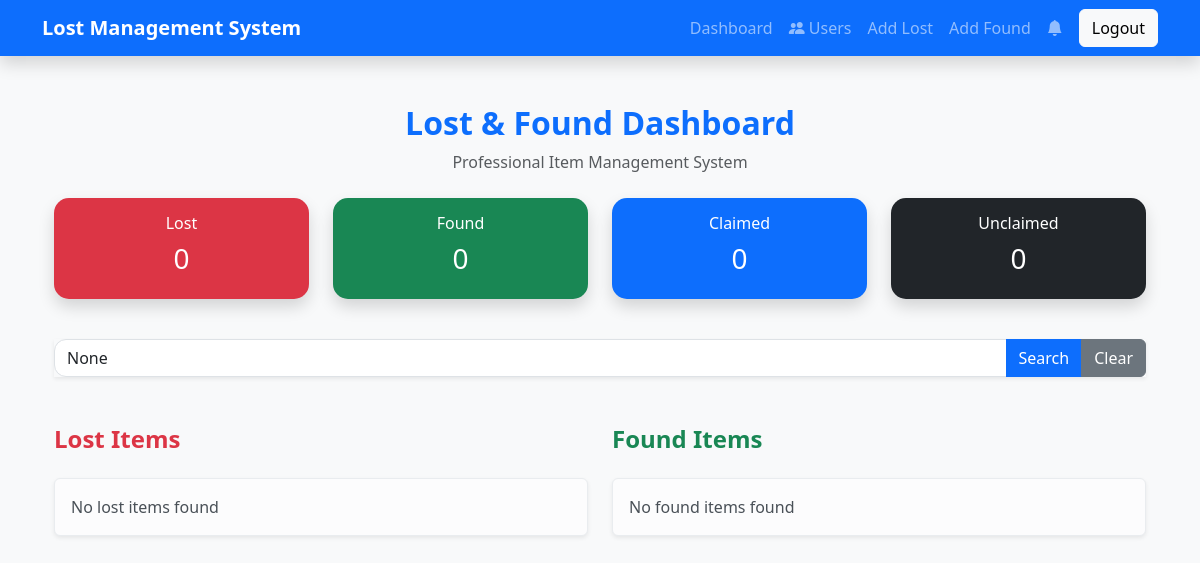
/dashboard/ (signed in), run on an earlier commit of the app's database.
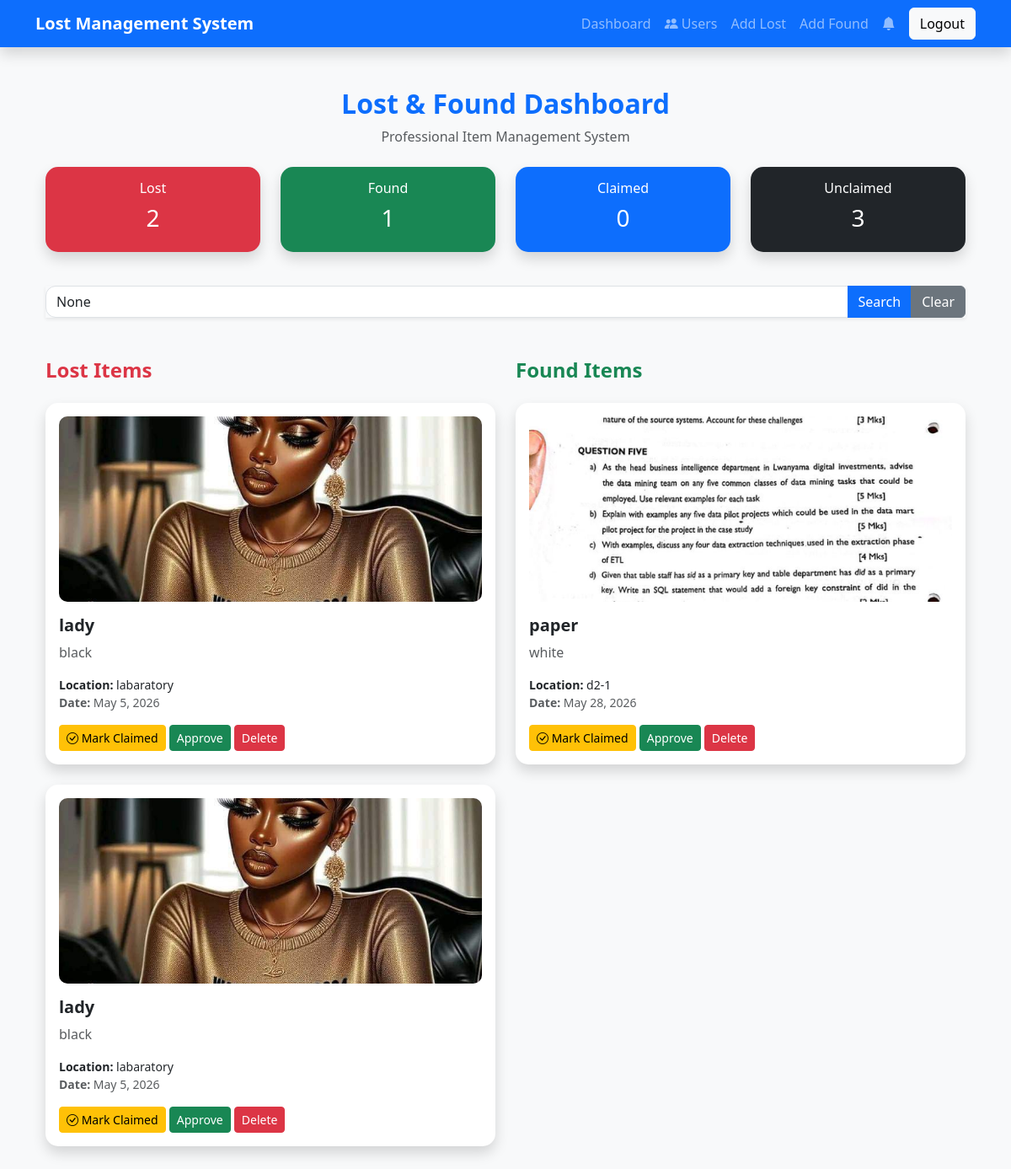
And on a later commit of the database.
### system/models.py (models this page shows, shortened)
class LostItem(models.Model):
    user = models.ForeignKey(User, on_delete=models.CASCADE, null=True, blank=True)
    name = models.CharField(max_length=100)
    description = models.TextField()
    location = models.CharField(max_length=100)
    date_lost = models.DateField()
    image = models.ImageField(upload_to='lost_images/', null=True, blank=True)
    is_claimed = models.BooleanField(default=False)
    is_approved = models.BooleanField(default=False)
    created_at = models.DateTimeField(auto_now_add=True)

class FoundItem(models.Model):
    user = models.ForeignKey(User, on_delete=models.CASCADE, null=True, blank=True)
    name = models.CharField(max_length=100)
    description = models.TextField()
    location_found = models.CharField(max_length=100)
    date_found = models.DateField()
    image = models.ImageField(upload_to='found_images/', null=True, blank=True)
    is_claimed = models.BooleanField(default=False)
    is_approved = models.BooleanField(default=False)
    created_at = models.DateTimeField(auto_now_add=True)

### system/views.py (the view)
# urls.py: path('dashboard/', views.dashboard, name='dashboard'),
@login_required
def dashboard(request):
    query = request.GET.get('q')
    if request.user.is_staff:
        lost_items = LostItem.objects.all().order_by('-created_at')
        found_items = FoundItem.objects.all().order_by('-created_at')
    else:
        lost_items = LostItem.objects.filter(is_approved=True).order_by('-created_at')
        found_items = FoundItem.objects.filter(is_approved=True).order_by('-created_at')
    if query:
        lost_items = lost_items.filter(name__icontains=query)
        found_items = found_items.filter(name__icontains=query)
    lost_count = lost_items.count()
    found_count = found_items.count()
    claimed_count = lost_items.filter(is_claimed=True).count() + found_items.filter(is_claimed=True).count()
    unclaimed_count = lost_items.filter(is_claimed=False).count() + found_items.filter(is_claimed=False).count()
    pending_approvals = 0
    if request.user.is_staff:
        pending_approvals = LostItem.objects.filter(is_approved=False).count() + \
                           FoundItem.objects.filter(is_approved=False).count()
    unread_notifications = Notification.objects.filter(user=request.user, is_read=False).count()
    context = {
        'lost_items': lost_items,
        'found_items': found_items,
        'lost_count': lost_count,
        'found_count': found_count,
        'claimed_count': claimed_count,
        'unclaimed_count': unclaimed_count,
        'query': query,
        'pending_approvals': pending_approvals,
        'unread_notifications': unread_notifications,
    }
    return render(request, 'dashboard.html', context)

### templates/dashboard.html (shortened to what this page needs)
{% extends 'base.html' %}
{% block content %}
<div class="container py-4">
    <div class="text-center mb-4">
        <h2 class="dashboard-title">
            Lost & Found Dashboard
        </h2>
        <p class="text-muted">
            Professional Item Management System
        </p>
    </div>
    <div class="row mb-4 text-center">
        <div class="col-md-3 col-6 mb-3">
            <div class="card stats-card shadow bg-danger text-white p-3">
                <h6>Lost</h6>
                <h3>{{ lost_count }}</h3>
            </div>
        </div>
        <div class="col-md-3 col-6 mb-3">
            <div class="card stats-card shadow bg-success text-white p-3">
                <h6>Found</h6>
                <h3>{{ found_count }}</h3>
            </div>
        </div>
        <div class="col-md-3 col-6 mb-3">
            <div class="card stats-card shadow bg-primary text-white p-3">
                <h6>Claimed</h6>
                <h3>{{ claimed_count }}</h3>
            </div>
        </div>
        <div class="col-md-3 col-6 mb-3">
            <div class="card stats-card shadow bg-dark text-white p-3">
                <h6>Unclaimed</h6>
                <h3>{{ unclaimed_count }}</h3>
            </div>
        </div>
    </div>
    <form method="GET" class="mb-5">
        <div class="input-group shadow-sm">
            <input type="text"
                   name="q"
                   value="{{ query }}"
                   class="form-control search-box"
                   placeholder="Search items...">
            <button class="btn btn-primary">
                Search
            </button>
            <a href="{% url 'dashboard' %}"
               class="btn btn-secondary">
               Clear
            </a>
        </div>
    </form>
    <div class="row">
        <div class="col-md-6">
            <h4 class="text-danger fw-bold mb-4">
                Lost Items
            </h4>
            {% for item in lost_items %}
            <div class="card item-card shadow mb-4 p-3">
                {% if item.image %}
                <img src="{{ item.image.url }}"
                     class="item-image mb-3">
                {% endif %}
                <h5 class="fw-bold">
                    {{ item.name }}
                </h5>
                <p class="text-muted">
                    {{ item.description }}
                </p>
                <small class="text-dark">
                    <b>Location:</b> {{ item.location }}
                </small>
                <small class="text-muted d-block mb-2">
                    <b>Date:</b> {{ item.date_lost }}
                </small>
                <div class="mt-2">
                    {% if item.is_claimed %}
                        <span class="badge bg-success">
                            <i class="bi bi-check-circle"></i> Claimed
                        </span>
                    {% else %}
                        <a href="/claim-lost/{{ item.id }}/"
                           class="btn btn-sm btn-warning"
                           onclick="return confirm('Mark this item as claimed?')">
                            <i class="bi bi-check-circle"></i> Mark Claimed
                        </a>
                    {% endif %}
                    {% if request.user.is_staff %}
                        {% if not item.is_approved %}
                            <a href="{% url 'approve_lost' item.id %}"
                               class="btn btn-sm btn-success">
                               Approve
                            </a>
                        {% endif %}
                        <a href="{% url 'reject_lost' item.id %}"
                           class="btn btn-sm btn-danger"
                           onclick="return confirm('Delete this item?')">
                           Delete
                        </a>
                    {% endif %}
                </div>
            </div>
            {% empty %}
            <div class="alert alert-light shadow-sm">
                No lost items found
            </div>
            {% endfor %}
        </div>
        <div class="col-md-6">
            <h4 class="text-success fw-bold mb-4">
                Found Items
            </h4>
            {% for item in found_items %}
            <div class="card item-card shadow mb-4 p-3">
                {% if item.image %}
                <img src="{{ item.image.url }}"
                     class="item-image mb-3">
                {% endif %}
                <h5 class="fw-bold">
                    {{ item.name }}
                </h5>
                <p class="text-muted">
                    {{ item.description }}
                </p>
                <small class="text-dark">
                    <b>Location:</b> {{ item.location_found }}
                </small>
                <small class="text-muted d-block mb-2">
                    <b>Date:</b> {{ item.date_found }}
                </small>
                <div class="mt-2">
                    {% if item.is_claimed %}
                        <span class="badge bg-success">
                            <i class="bi bi-check-circle"></i> Claimed
                        </span>
                    {% else %}
                        <a href="/claim-found/{{ item.id }}/"
                           class="btn btn-sm btn-warning"
                           onclick="return confirm('Mark this item as claimed?')">
                            <i class="bi bi-check-circle"></i> Mark Claimed
                        </a>
                    {% endif %}
                    {% if request.user.is_staff %}
                        {% if not item.is_approved %}
                            <a href="{% url 'approve_found' item.id %}"
                               class="btn btn-sm btn-success">
                               Approve
                            </a>
                        {% endif %}
                        <a href="{% url 'reject_found' item.id %}"
                           class="btn btn-sm btn-danger"
                           onclick="return confirm('Delete this item?')">
                           Delete
                        </a>
                    {% endif %}
                </div>
            </div>
            {% empty %}
            <div class="alert alert-light shadow-sm">
                No found items found
            </div>
            {% endfor %}
        </div>
    </div>
</div>
{% endblock %}

### templates/base.html (shortened to what this page needs)
<!DOCTYPE html>
<html lang="en">
<head>
    <link href="https://cdn.jsdelivr.net/npm/bootstrap@5.3.3/dist/css/bootstrap.min.css" rel="stylesheet">
    <link rel="stylesheet" href="https://cdn.jsdelivr.net/npm/bootstrap-icons@1.11.3/font/bootstrap-icons.min.css">
</head>
<body class="bg-light">
<nav class="navbar navbar-expand-lg navbar-dark bg-primary shadow">
    <div class="container">
        <a class="navbar-brand fw-bold" href="/">
            Lost Management System
        </a>
        <div class="collapse navbar-collapse" id="navbarNav">
            <ul class="navbar-nav ms-auto align-items-center">
                <li class="nav-item">
                    <a class="nav-link" href="{% url 'dashboard' %}">Dashboard</a>
                </li>
                {% if user.is_staff %}
                <li class="nav-item">
                    <a class="nav-link" href="{% url 'user_management' %}">
                        <i class="bi bi-people-fill"></i> Users
                    </a>
                </li>
                {% endif %}
                <li class="nav-item">
                    <a class="nav-link" href="{% url 'add_lost' %}">Add Lost</a>
                </li>
                <li class="nav-item">
                    <a class="nav-link" href="{% url 'add_found' %}">Add Found</a>
                </li>
                <li class="nav-item position-relative">
                    <a class="nav-link" href="{% url 'notifications' %}">
                        <i class="bi bi-bell-fill"></i>
                    </a>
                </li>
                {% if user.is_authenticated %}
                <li class="nav-item">
                    <a class="btn btn-light ms-2" href="{% url 'logout' %}">Logout</a>
                </li>
                {% else %}
                <li class="nav-item">
                    <a class="btn btn-light ms-2" href="{% url 'login' %}">Login</a>
                </li>
                {% endif %}
            </ul>
        </div>
    </div>
</nav>
<div class="container py-4">
    {% block content %}
    {% endblock %}
</div>
</body>
</html>

### templates/dashboard.html (style rules this page uses)
body { background-color: #f4f6f9; }
.dashboard-title { font-weight: bold; color: #0d6efd; }
.stats-card { border: none; border-radius: 15px; transition: 0.3s; }
.item-card { border: none; border-radius: 15px; transition: 0.3s; }
.item-image { width: 100%; height: 220px; object-fit: cover; border-radius: 10px; }
.search-box { border-radius: 12px; }

What changed in the data, as far as the page shows it:
added LostItem: image (picture), name "lady", description "black", location "labaratory", date_lost "May 5, 2026", is_approved "Approve"
added LostItem: image (picture), name "lady", description "black", location "labaratory", date_lost "May 5, 2026", is_approved "Approve"
added FoundItem: image (picture), name "paper", description "white", location_found "d2-1", date_found "May 28, 2026", is_approved "Approve"
Also different on the page:
{{ lost_count }}: "0" → "2"
{{ found_count }}: "0" → "1"
{{ unclaimed_count }}: "0" → "3"
text no longer shown: "No lost items found No found items found"
